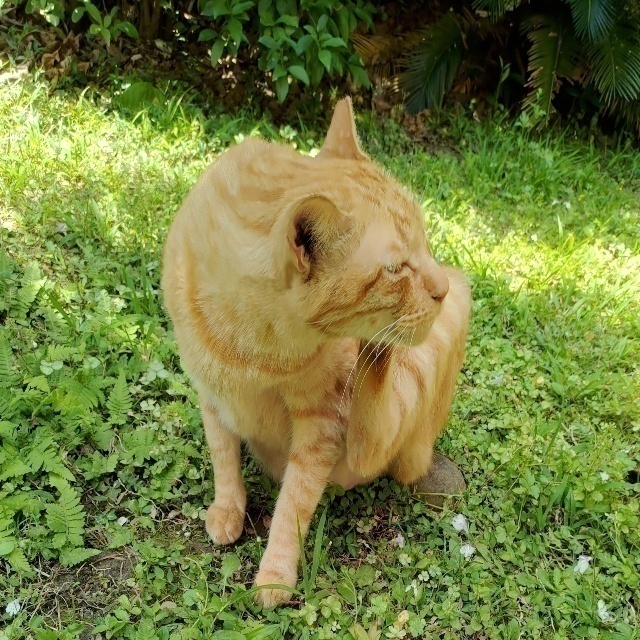
#> input picture ntust_cat.jpg, 640 x 640 px
$ python main.py
#> lines starting #> are read from the running program, lines starting #| are printed output that depends on the picture
#> further down, img0 is the input picture: shape (640, 640, 3); mean B, G, R 63, 125.8, 115
### Compress420.py
import numpy as np

class Compress420:
    def __init__(self,img0):
        # Transform Matrix
        self.tr_bgr2ycrcb = np.array([[0.114,0.587,0.299],
                                      [-0.081,-0.419,0.5],
                                      [0.5,-0.331,-0.169]])
        # Inverse Transform Matrix
        self.tr_ycrcb2bgr = np.linalg.inv(self.tr_bgr2ycrcb)

        self.img0 = img0
        self.img0_444 = None
        self.img0_420 = None
        self.img_restore = None
        self.img_result = None


    def bgr_to_ycrcb444(self):
        # Convert Image from BGR to YCrCb 4:4:4
        h, w = self.img0.shape[:2]
#> h = 640; w = 640
        self.img0_444 = np.empty((h,w,3), dtype=np.float16)
        for i in range(h):
            for j in range(w):
                self.img0_444[i][j] = np.dot(self.img0[i][j],self.tr_bgr2ycrcb.T) + np.array([0,128,128])
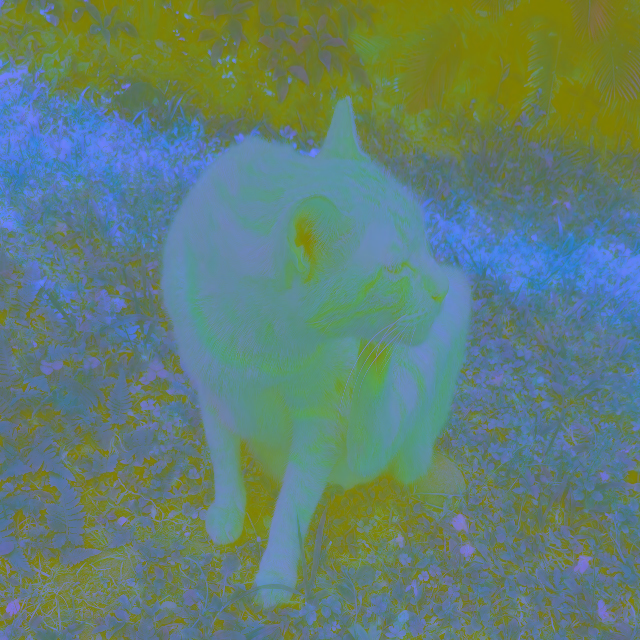
#> self.img0_444: shape (640, 640, 3) float16; mean B, G, R 115.4, 127.7, 98.4

        return self.img0_444

    def ycrcb444_to_420(self):
        # Compress the Image to YCrCb 4:2:0
        h, w = self.img0_444.shape[:2]
#> h = 640; w = 640
        h_420 = h//8
#> h_420 = 80
        w_420 = w//8
#> w_420 = 80
        self.img0_420 = np.empty((h_420,w_420,12,8), dtype=np.float16)
        for i in range(h_420):
            for j in range(w_420):
                for k in range(8):
                    for l in range(8):
                        self.img0_420[i,j,k,l] = self.img0_444[i*8+k,j*8+l,0]
                        if(k%2 == 0 and l%2 == 0):
                            self.img0_420[i,j,8+k//2,l//2] =  self.img0_444[i*8+k,j*8+l,1]
                            self.img0_420[i,j,8+k//2,4+l//2] = self.img0_444[i*8+k,j*8+l,2]

        return self.img0_420

    def ycrcb420_to_444(self):
        # Restore The Image
        h, w = self.img0_444.shape[:2]
#> h = 640; w = 640
        self.img_restore = np.empty((h,w,3), dtype=np.float16)
        for i in range(0,h,2):
            for j in range(0,w,2):
                self.img_restore[i,j,0] = self.img0_420[i//8,j//8,i%8,j%8]
                self.img_restore[i,j,1] = self.img0_420[i//8,j//8,8+(i%8)//2,(j%8)//2]
                self.img_restore[i,j,2] = self.img0_420[i//8,j//8,8+(i%8)//2,(j%8)//2+4]
#> self.img_restore: shape (640, 640, 3) float16; 7.76% of the values are NaN or infinite; the others: min -0.00522, max 61504, mean 1135
        for i in range(1,h-1,2):
            for j in range(0,w,2):
                self.img_restore[i,j,0] = self.img0_420[i//8,j//8,i%8,j%8]
                self.img_restore[i,j,1] = (self.img_restore[i-1,j,1]+self.img_restore[i+1,j,1])/2
                self.img_restore[i,j,2] = (self.img_restore[i-1,j,2]+self.img_restore[i+1,j,2])/2
#> self.img_restore: shape (640, 640, 3) float16; 5.96% of the values are NaN or infinite; the others: min -0.00522, max 61504, mean 590

        for j in range(0,w,2):
            self.img_restore[h-1,j,0] = self.img0_420[(h-1)//8,j//8,(h-1)%8,j%8]
            self.img_restore[h-1,j,1] = self.img_restore[h-2,j,1]
            self.img_restore[h-1,j,2] = self.img_restore[h-2,j,2]

        for i in range(0,h):
            for j in range(1,w-1,2):
                self.img_restore[i,j,0] = self.img0_420[i//8,j//8,i%8,j%8]
                self.img_restore[i,j,1] = (self.img_restore[i,j-1,1]+self.img_restore[i,j+1,1])/2
                self.img_restore[i,j,2] = (self.img_restore[i,j-1,2]+self.img_restore[i,j+1,2])/2
            self.img_restore[i,j+2,0] = self.img0_420[i//8,(j+2)//8,i%8,(j+2)%8]
            self.img_restore[i,j+2,1] = self.img_restore[i,j+1,1]
            self.img_restore[i,j+2,2] = self.img_restore[i,j+1,2]

        return self.img_restore

    def ycrcb_to_bgr(self):
        # Convert Image from YCrCb to BGR
        h, w = self.img0_444.shape[:2]
#> h = 640; w = 640
        self.img_result = np.empty((h,w,3), dtype=np.uint8)
        for i in range(h):
            for j in range(w):
                self.img_result[i][j] = np.clip(np.dot(self.img_restore[i][j] + np.array([0,-128,-128]),self.tr_ycrcb2bgr.T),0,255)

        return self.img_result


### main.py
import cv2
import numpy as np
import argparse
from Compress420 import Compress420

# Image path
parser = argparse.ArgumentParser()
parser.add_argument('--input_img', default = './ntust_cat.jpg', type = str)
args = parser.parse_args()

# Load the image
img0 = cv2.imread(args.input_img)
# Resize the image
img0 = cv2.resize(img0,(640,640))

# Initialize the compress object
compress420 = Compress420(img0)
# Convert image from bgr to ycrcb444
img0_444 = compress420.bgr_to_ycrcb444()
# Compress image from ycrcb444 to ycrcb420
img0_420 = compress420.ycrcb444_to_420()
# Restore image from ycrcb420 to ycrcb444
img_restore = compress420.ycrcb420_to_444()
# Convert image from ycrcb444 to bgr
img_result = compress420.ycrcb_to_bgr()

# Print Compress Rate
print(f'org_size: {np.size(img0)}')
#| org_size: 1228800
print(f'compress_size: {np.size(img0_420)}')
#| compress_size: 614400

# Show result
cv2.imshow('org',img0)
cv2.imshow('Result',img_result)
# Store result
cv2.imwrite('result.jpg',img_result)

cv2.waitKey()

cv2.destroyAllWindows()
